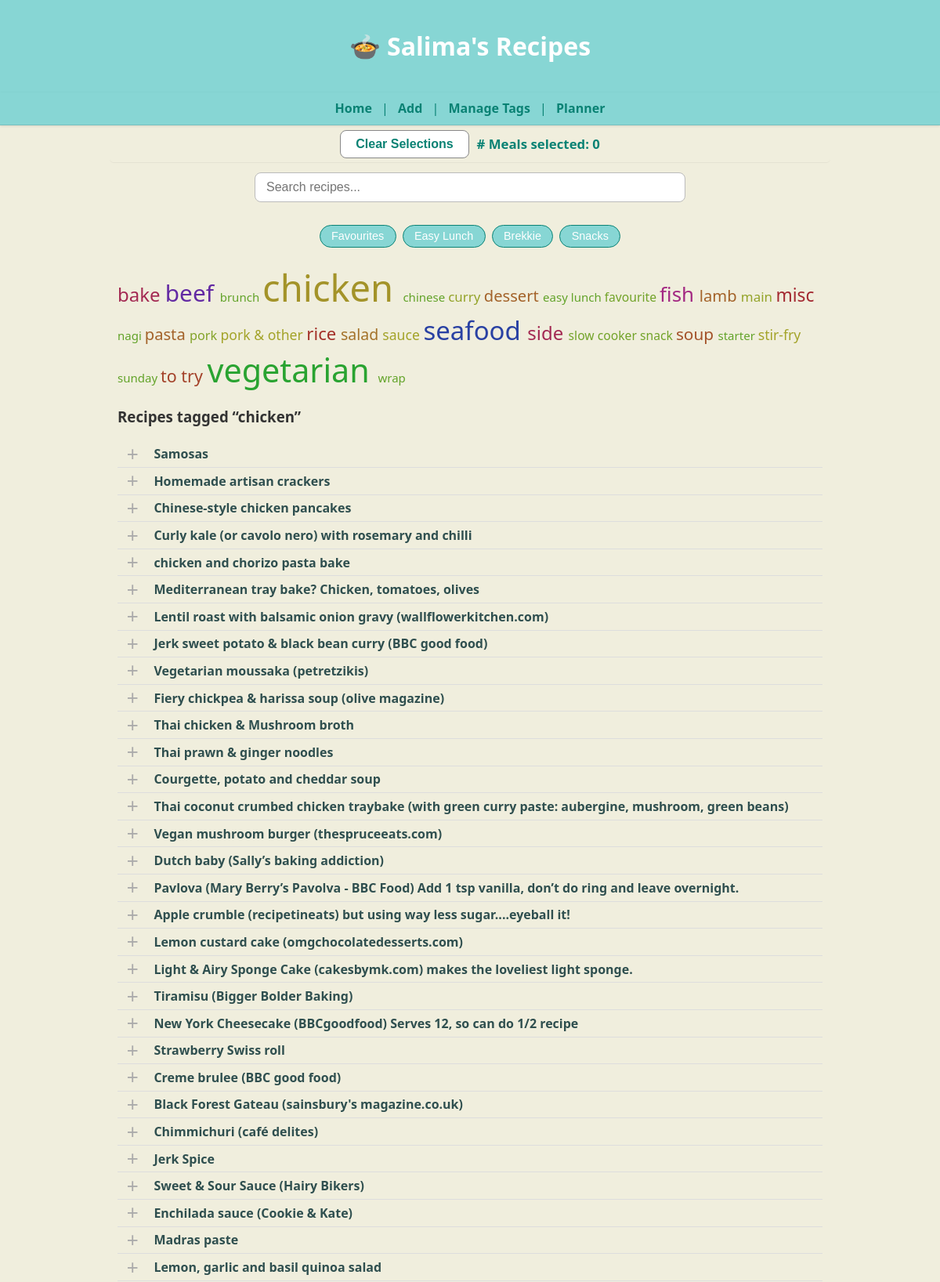
The page / (upper part) on the database its author committed.
### tables this page shows
CREATE TABLE recipes (
    id INTEGER PRIMARY KEY,
    name TEXT,
    ingredients JSON,
    method TEXT,
    tags JSON,
    category TEXT,
    source TEXT,
    linked_recipe TEXT,
    image_url TEXT,
    notes TEXT,
    created_at DATETIME DEFAULT CURRENT_TIMESTAMP,
    updated_at DATETIME DEFAULT CURRENT_TIMESTAMP
);

### app.py (the view)
@app.route("/")
def index():
    with get_conn() as conn:
        c = conn.cursor()
        default_tag = "chicken"
        c.execute("SELECT id, name, ingredients FROM recipes ORDER BY id DESC")
        recipes = c.fetchall()
        tag_cloud = get_tag_cloud()
    from pathlib import Path
    import json
    tags_path = Path("tags.json")
    quick_access = []
    if tags_path.exists():
        try:
            tags_data = json.loads(tags_path.read_text(encoding="utf-8"))
            quick_access = tags_data.get("Quick Access", [])
        except Exception as e:
            print("⚠️ Error loading tags.json:", e)
    return render_template(
        "index.html",
        recipes=recipes,
        tag_cloud=tag_cloud,
        default_tag=default_tag,
        quick_access=quick_access
    )

### app.py (called while the page is built)
def get_conn():
    return sqlite3.connect(DB_PATH)

### templates/index.html (shortened to what this page needs)
{% extends "base.html" %}
{% block content %}
<main class="homepage">
  <section class="search-section">
    <form action="{{ url_for('search') }}" method="get">
      <input type="text"
             name="q"
             placeholder="Search recipes..."
             autofocus
             class="search-input">
    </form>
  </section>
<section class="quick-tags">
  {% if quick_access %}
    {% for tag in quick_access %}
      <form action="{{ url_for('search') }}" method="get" class="tag-form">
        <button type="submit" class="tag-btn">{{ tag }}</button>
      </form>
    {% endfor %}
  {% else %}
    <p style="text-align:center; color:#777;">No Quick Access tags defined yet.</p>
  {% endif %}
</section>
  <section class="tag-cloud">
  {% for tag, count in tag_cloud %}
    {% set size = 0.9 + (count * 0.04) %}
    {% set color = 100 - (count * 8) %}
    <a href="{{ url_for('search') }}?tag={{ tag }}"
       class="tag-link"
       style="font-size: {{ size }}em; color: hsl({{ color }}, 60%, 40%);">
       {{ tag }}
    </a>
  {% endfor %}
</section>
  <section class="recipe-listing">
    <h3>Recipes tagged “{{ default_tag }}”</h3>
    {% for r in recipes %}
      <div class="recipe-row">
        <button class="select-dish-btn"
                data-id="{{ r[0] }}"
                data-name="{{ r[1] }}"></button>
        <a href="{{ url_for('recipe_detail', recipe_id=r[0]) }}">
          <strong>{{ r[1] }}</strong>
        </a>
      </div>
    {% endfor %}
  </section>
</main>
{% endblock %}

### static/style.css (style rules this page uses)
:root { --brand: #87d6d4; --brand-dark: #0a8274; --background: #f0eedd; }
body { font-family: "Segoe UI", Helvetica, Arial, sans-serif; background: var(--background); color: #333; margin: 0; padding: 0; }
main { background: var(--background); max-width: 100%; margin: 0; padding: 0; box-shadow: none; border: none; }
a { color: var(--brand-dark); text-decoration: none; transition: color 0.2s ease; }
form input, form textarea { width: 100%; padding: 0.5rem; margin: 0.5rem 0 1rem 0; border: 1px solid #ccc; border-radius: 4px; font-size: 1rem; }
button { background: var(--brand); color: white; border: none; padding: 0.6rem 1.2rem; font-size: 1rem; border-radius: 4px; cursor: pointer; transition: background 0.2s ease; }
.recipe-row { display: flex; align-items: center; gap: 0.5rem; padding: 0.25rem 0; border-bottom: 1px solid #ddd; }
.recipe-row a { flex: 1; color: #2f4f4f; text-decoration: none; }
.select-dish-btn { background: transparent; border: none; outline: none; cursor: pointer; width: 1.6rem; height: 1.6rem; display: flex; align-items: center; justify-content: center; }
.select-dish-btn::before { content: "+"; color: #aaa; font-size: 1.6rem; transition: color 0.25s ease, transform 0.2s ease, opacity 0.2s ease; }
main.homepage { max-width: 900px; margin: 0 auto; padding: 0 1rem 1rem; background: var(--background); border: none; box-shadow: none; }
.search-section { margin: 0.2rem 0 0.4rem; padding: 0; text-align: center; }
.search-input { width: 65%; max-width: 520px; padding: 0.55rem 0.9rem; font-size: 1rem; border-radius: 8px; border: 1px solid #bbb; background: #fff; }
.quick-tags { display: flex; justify-content: center; flex-wrap: wrap; gap: 0.5rem; margin: 0.4rem 0 0.8rem; }
.tag-btn { background: var(--brand); color: white; border: 1px solid var(--brand-dark); border-radius: 18px; padding: 0.35rem 0.9rem; font-size: 0.9rem; font-weight: 500; cursor: pointer; transition: all 0.25s ease; }
.homepage .quick-tags { position: sticky; top: 5.4rem; z-index: 80; background: var(--background); padding: 0.4rem 0.5rem; border-radius: 6px; }

### rows shown on the page
recipes: name "Samosas"
recipes: name "Homemade artisan crackers"
recipes: name "Chinese-style chicken pancakes"
recipes: name "Curly kale (or cavolo nero) with rosemary and chilli"
recipes: name "chicken and chorizo pasta bake"
recipes: name "Mediterranean tray bake? Chicken, tomatoes, olives"
recipes: name "Lentil roast with balsamic onion gravy (wallflowerkitchen.com)"
recipes: name "Jerk sweet potato & black bean curry (BBC good food)"
recipes: name "Vegetarian moussaka (petretzikis)"
recipes: name "Fiery chickpea & harissa soup (olive magazine)"
recipes: name "Thai chicken & Mushroom broth"
recipes: name "Thai prawn & ginger noodles"
recipes: name "Courgette, potato and cheddar soup"
recipes: name "Thai coconut crumbed chicken traybake (with green curry paste: aubergine, mushroom, green beans)"
recipes: name "Vegan mushroom burger (thespruceeats.com)"
recipes: name "Dutch baby (Sally’s baking addiction)"
recipes: name "Pavlova (Mary Berry’s Pavolva - BBC Food) Add 1 tsp vanilla, don’t do ring and leave overnight."
recipes: name "Apple crumble (recipetineats) but using way less sugar....eyeball it!"
recipes: name "Lemon custard cake (omgchocolatedesserts.com)"
recipes: name "Light & Airy Sponge Cake (cakesbymk.com) makes the loveliest light sponge."
recipes: name "Tiramisu (Bigger Bolder Baking)"
recipes: name "New York Cheesecake (BBCgoodfood) Serves 12, so can do 1/2 recipe"
recipes: name "Strawberry Swiss roll"
recipes: name "Creme brulee (BBC good food)"
recipes: name "Black Forest Gateau (sainsbury's magazine.co.uk)"
recipes: name "Chimmichuri (café delites)"
recipes: name "Jerk Spice"
recipes: name "Sweet & Sour Sauce (Hairy Bikers)"
recipes: name "Enchilada sauce (Cookie & Kate)"
recipes: name "Madras paste"
recipes: name "Lemon, garlic and basil quinoa salad"

### other values the page prints
{{ tag }} "Favourites" "Easy Lunch" "Brekkie" "Snacks"
{{ tag }} "bake" "beef" "brunch" "chicken" "chinese" "curry" "dessert" "easy lunch" "favourite" "fish" "lamb" "main" "misc" "nagi" "pasta" "pork" "pork & other" "rice" "salad" "sauce" "seafood" "side" "slow cooker" "snack" "soup" "starter" "stir-fry" "sunday" "to try" "vegetarian" "wrap"
{{ default_tag }} "chicken"
